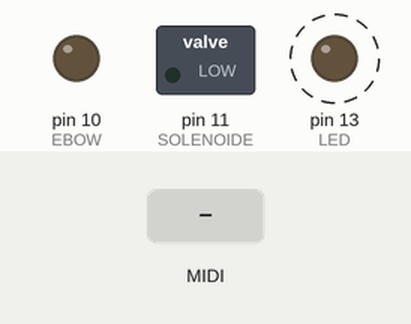
Bench run of a sketch on a simulated Arduino Uno, built with avr-gcc and run on an emulated ATmega328P. Shown: switched loads named in the sketch (green lamp = pin HIGH), output pins drawn as LEDs (lit = HIGH). Dashed ring = blinking. Inputs (shaded band) come from the test bench. MIDI output is not drawn.

Above: at 1.9 s.
2.0 s: MIDI note 36 received
At 3.1 s:
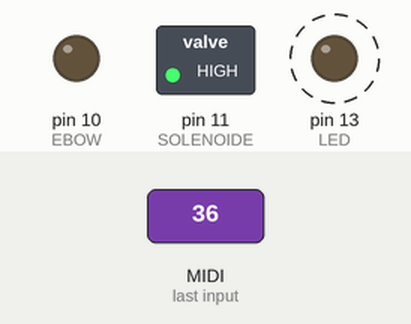
Timing chart, 0 to 12.0 s (numbered marks = the images above; inputs shaded):
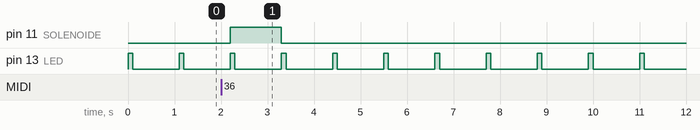

Measured:
- after the input at 2.0 s, pin 11 (SOLENOIDE): LOW → HIGH after 0.20 s, → LOW 1.1 s later
- by itself, pin 13 (LED): alternates HIGH for 0.10 s and LOW for 1.0 s

The sketch:

midi-test.ino
```cpp
#include <MIDI.h>

// PWM (pin 10) contorol of eBow on CC 23
// On/off (pint 11) control of solenoide on any MIDI note on

MIDI_CREATE_DEFAULT_INSTANCE();

#define LED 13           // LED pin on Arduino Uno
#define SOLENOIDE 11
#define EBOW 10
#define MIDI_CHN 1

void setup()
{
    pinMode(LED, OUTPUT);
    pinMode(SOLENOIDE, OUTPUT);
    pinMode(EBOW, OUTPUT);

    // Baud rate: 31250
    MIDI.begin(MIDI_CHN);          // Launch MIDI and listen to MIDI_CHN
    MIDI.setHandleNoteOn(NoteOn);
    MIDI.setHandleNoteOff(NoteOff);
    MIDI.setHandleControlChange(ccIn);
}

void ccIn(byte channel, byte number, byte value) {

  if (number == 23) {
    int intVal = (int)value;
    int OutVal = intVal * 2;
    analogWrite(EBOW,OutVal);
  }
}
void NoteOn(byte channel, byte pitch, byte velocity) {
  digitalWrite(SOLENOIDE, HIGH);
  digitalWrite(LED, HIGH);
}

void NoteOff(byte channel, byte pitch, byte velocity) {
  digitalWrite(SOLENOIDE, LOW);
  digitalWrite(LED, LOW);
}

void loop()
{
    MIDI.read();
    digitalWrite(LED, HIGH);
    delay(100);
    digitalWrite(LED, LOW);
    delay(1000);
}
```
